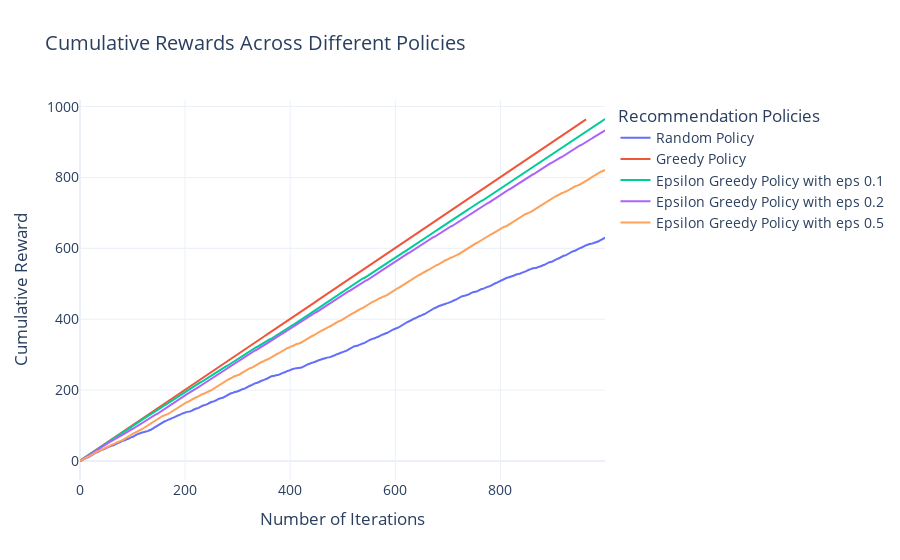

The cell this chart's notebook holds for it:
### Code cell
trace_random = go.Scatter(
    x=list(range(1000)),
    y=random_cum_rewd,
    mode='lines',
    name='Random Policy'
)

trace_greedy = go.Scatter(
    x=list(range(1000)),
    y=greedy_cum_rewd,
    mode='lines',
    name='Greedy Policy'
)
trace_eps_greedy_1 = go.Scatter(
    x=list(range(1000)),
    y=eps1_greedy_policy_cum_rewards,
    mode='lines',
    name='Epsilon Greedy Policy with eps 0.1'
)
trace_eps_greedy_2 = go.Scatter(
    x=list(range(1000)),
    y=eps2_greedy_policy_cum_rewards,
    mode='lines',
    name='Epsilon Greedy Policy with eps 0.2'
)

trace_eps_greedy_5 = go.Scatter(
    x=list(range(1000)),
    y=eps5_greedy_policy_cum_rewards,
    mode='lines',
    name='Epsilon Greedy Policy with eps 0.5'
)
fig = go.Figure(data=[trace_random,trace_greedy,trace_eps_greedy_1,trace_eps_greedy_2, trace_eps_greedy_5])

fig.update_layout(
    title="Cumulative Rewards Across Different Policies",
    xaxis_title="Number of Iterations",
    yaxis_title="Cumulative Reward",
    legend_title="Recommendation Policies",
    template="plotly_white",
    font=dict(size=14)
)

fig.show()

### Figure 1 — Plotly figure (JSON) as saved in the notebook; plotly's stock layout.template omitted (floating-point values rounded to 4 significant figures; data arrays with more than 128 entries replaced by an {"elided": "..."} marker saying what was removed)
{"data": [{"mode": "lines", "name": "Random Policy", "type": "scatter", "x": {"elided": "1000 int values"}, "y": {"elided": "1000 int values"}}, {"mode": "lines", "name": "Greedy Policy", "type": "scatter", "x": {"elided": "1000 int values"}, "y": {"elided": "964 int values"}}, {"mode": "lines", "name": "Epsilon Greedy Policy with eps 0.1", "type": "scatter", "x": {"elided": "1000 int values"}, "y": {"elided": "1000 int values"}}, {"mode": "lines", "name": "Epsilon Greedy Policy with eps 0.2", "type": "scatter", "x": {"elided": "1000 int values"}, "y": {"elided": "1000 int values"}}, {"mode": "lines", "name": "Epsilon Greedy Policy with eps 0.5", "type": "scatter", "x": {"elided": "1000 int values"}, "y": {"elided": "1000 int values"}}], "layout": {"font": {"size": 14}, "legend": {"title": {"text": "Recommendation Policies"}}, "title": {"text": "Cumulative Rewards Across Different Policies"}, "xaxis": {"title": {"text": "Number of Iterations"}}, "yaxis": {"title": {"text": "Cumulative Reward"}}}}
